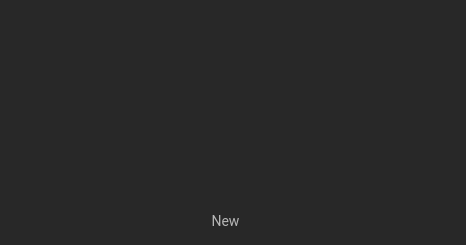
  <widget class="QDockWidget" name="dockWidgetPlaylists">
   <property name="focusPolicy">
    <enum>Qt::NoFocus</enum>
   </property>
   <property name="styleSheet">
    <string notr="true">
QDockWidget
{
	color:#b1b1b1/*dimmed text*/;
	font-family:Roboto;
	font-size:14px;
    titlebar-close-icon: url(:/bzr/resources/close.png);
    titlebar-normal-icon: url(:/bzr/resources/undock.png);
}
QDockWidget::close-button, QDockWidget::float-button {
    background: #282828/*background*/;
    icon-size: 12px;
	border: none;
    background: transparent;
}

QDockWidget::title {
    text-align: left;
    background: #282828/*background*/;
	padding:4px;
}
</string>
   </property>
   <property name="windowTitle">
    <string>Playlists</string>
   </property>
   <attribute name="dockWidgetArea">
    <number>2</number>
   </attribute>
   <widget class="QWidget" name="dockWidgetContents_8">
    <property name="focusPolicy">
     <enum>Qt::NoFocus</enum>
    </property>
    <property name="styleSheet">
     <string notr="true">#dockWidgetContents_8
{
background-color:#282828/*background*/;
border:none;
}
QListWidget{
border-color:#ff2828;
selection-background-color: #282828/*background*/;
selection-color: #ffffff/*main text*/;
font-family:Roboto;
font-size:14px;
background-color:#282828/*background*/;
color:#ffffff/*main text*/;
border:none;

}


 QScrollBar:vertical
 {
     background-color: #282828/*background*/;
     width: 15px;
     margin: 0 3px 0 3px;
     border: 1px transparent #282828/*background*/;
     border-radius: 4px;

 }

 QScrollBar::handle:vertical
 {
     background-color: #404040/*medium*/;
     min-height: 25px;
     border-radius: 4px;
 }

 QScrollBar:horizontal
 {
     background-color: #282828/*background*/;
     height: 15px;
     margin: 3px 0 3px 0;
     border: 1px transparent #282828/*background*/;
     border-radius: 4px;
 }

 QScrollBar::handle:horizontal
 {
     background-color: #404040/*medium*/;
     min-width: 5px;
     border-radius: 4px;
 }

 QScrollBar::up-arrow:vertical, QScrollBar::down-arrow:vertical
 {
     background: none;
 }

 QScrollBar::add-page:vertical, QScrollBar::sub-page:vertical
 {
     background: none;
 }

 QScrollBar::up-arrow:horizontal, QScrollBar::down-arrow:horizontal
 {
     background: none;
 }

 QScrollBar::add-page:horizontal, QScrollBar::sub-page:horizontal
 {
     background: none;
 }
 QScrollBar::sub-line:vertical
 {
     height: 0;
     width: 0;
 }

 QScrollBar::add-line:vertical
 {
     height: 0;
     width: 0;
 }
 QScrollBar::sub-line:horizontal
 {
     height: 0;
     width: 0;
 }

 QScrollBar::add-line:horizontal
 {
     height: 0;
     width: 0;
 }
</string>
    </property>
    <layout class="QGridLayout" name="gridLayout_8">
     <property name="leftMargin">
      <number>9</number>
     </property>
     <item row="1" column="1">
      <widget class="QPushButton" name="pushButtonNewPlaylist">
       <property name="sizePolicy">
        <sizepolicy hsizetype="MinimumExpanding" vsizetype="Fixed">
         <horstretch>0</horstretch>
         <verstretch>0</verstretch>
        </sizepolicy>
       </property>
       <property name="minimumSize">
        <size>
         <width>100</width>
         <height>29</height>
        </size>
       </property>
       <property name="maximumSize">
        <size>
         <width>100</width>
         <height>29</height>
        </size>
       </property>
       <property name="mouseTracking">
        <bool>true</bool>
       </property>
       <property name="focusPolicy">
        <enum>Qt::NoFocus</enum>
       </property>
       <property name="layoutDirection">
        <enum>Qt::LeftToRight</enum>
       </property>
       <property name="styleSheet">
        <string notr="true">QPushButton
{
font-family:roboto;
color: #b7b7b7/*button*/;

padding-left:0;
padding-right: 15px;
font-size:14px;
background-color: transparent; border: 0px;
}
QPushButton:hover
{
	color: #ffffff/*button hover*/;
}

</string>
       </property>
       <property name="text">
        <string>New</string>
       </property>
       <property name="icon">
        <iconset resource="resource.qrc">
         <normaloff>:/bzr/resources/add.svg</normaloff>:/bzr/resources/add.svg</iconset>
       </property>
       <property name="iconSize">
        <size>
         <width>50</width>
         <height>50</height>
        </size>
       </property>
      </widget>
     </item>
     <item row="0" column="0" colspan="3">
      <widget class="QListWidgetCustom" name="listWidget">
       <property name="focusPolicy">
        <enum>Qt::StrongFocus</enum>
       </property>
       <property name="styleSheet">
        <string notr="true">QListWidget::item
{
height:60px;
}
QListWidget::item:selected {
background-color: #333333/*selection*/;
}
QListWidget { outline:none; }</string>
       </property>
       <property name="editTriggers">
        <set>QAbstractItemView::DoubleClicked</set>
       </property>
       <property name="showDropIndicator" stdset="0">
        <bool>false</bool>
       </property>
       <property name="dragEnabled">
        <bool>false</bool>
       </property>
       <property name="dragDropMode">
        <enum>QAbstractItemView::NoDragDrop</enum>
       </property>
       <property name="defaultDropAction">
        <enum>Qt::MoveAction</enum>
       </property>
       <property name="alternatingRowColors">
        <bool>false</bool>
       </property>
       <property name="selectionMode">
        <enum>QAbstractItemView::SingleSelection</enum>
       </property>
       <property name="selectionBehavior">
        <enum>QAbstractItemView::SelectRows</enum>
       </property>
       <property name="verticalScrollMode">
        <enum>QAbstractItemView::ScrollPerPixel</enum>
       </property>
       <property name="horizontalScrollMode">
        <enum>QAbstractItemView::ScrollPerPixel</enum>
       </property>
      </widget>
     </item>
     <item row="1" column="0">
      <spacer name="horizontalSpacer">
       <property name="orientation">
        <enum>Qt::Horizontal</enum>
       </property>
       <property name="sizeHint" stdset="0">
        <size>
         <width>168</width>
         <height>20</height>
        </size>
       </property>
      </spacer>
     </item>
     <item row="1" column="2">
      <spacer name="horizontalSpacer_2">
       <property name="orientation">
        <enum>Qt::Horizontal</enum>
       </property>
       <property name="sizeHint" stdset="0">
        <size>
         <width>168</width>
         <height>20</height>
        </size>
       </property>
      </spacer>
     </item>
    </layout>
   </widget>
  </widget>
